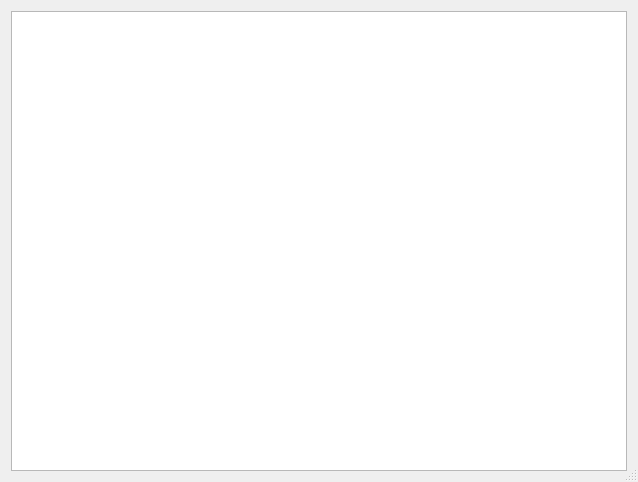
<?xml version="1.0" encoding="UTF-8"?>
<ui version="4.0">
 <class>PIEform</class>
 <widget class="QDialog" name="PIEform">
  <property name="geometry">
   <rect>
    <x>0</x>
    <y>0</y>
    <width>638</width>
    <height>482</height>
   </rect>
  </property>
  <property name="sizePolicy">
   <sizepolicy hsizetype="Expanding" vsizetype="Expanding">
    <horstretch>0</horstretch>
    <verstretch>0</verstretch>
   </sizepolicy>
  </property>
  <property name="windowTitle">
   <string>Dialog</string>
  </property>
  <property name="sizeGripEnabled">
   <bool>true</bool>
  </property>
  <property name="modal">
   <bool>true</bool>
  </property>
  <layout class="QGridLayout" name="gridLayout">
   <item row="0" column="0">
    <widget class="QTreeWidget" name="treeWidget">
     <property name="enabled">
      <bool>true</bool>
     </property>
     <property name="sizePolicy">
      <sizepolicy hsizetype="Preferred" vsizetype="Preferred">
       <horstretch>0</horstretch>
       <verstretch>0</verstretch>
      </sizepolicy>
     </property>
     <property name="verticalScrollBarPolicy">
      <enum>Qt::ScrollBarAsNeeded</enum>
     </property>
     <property name="horizontalScrollBarPolicy">
      <enum>Qt::ScrollBarAsNeeded</enum>
     </property>
     <attribute name="headerVisible">
      <bool>false</bool>
     </attribute>
    </widget>
   </item>
  </layout>
 </widget>
 <resources/>
 <connections/>
</ui>
